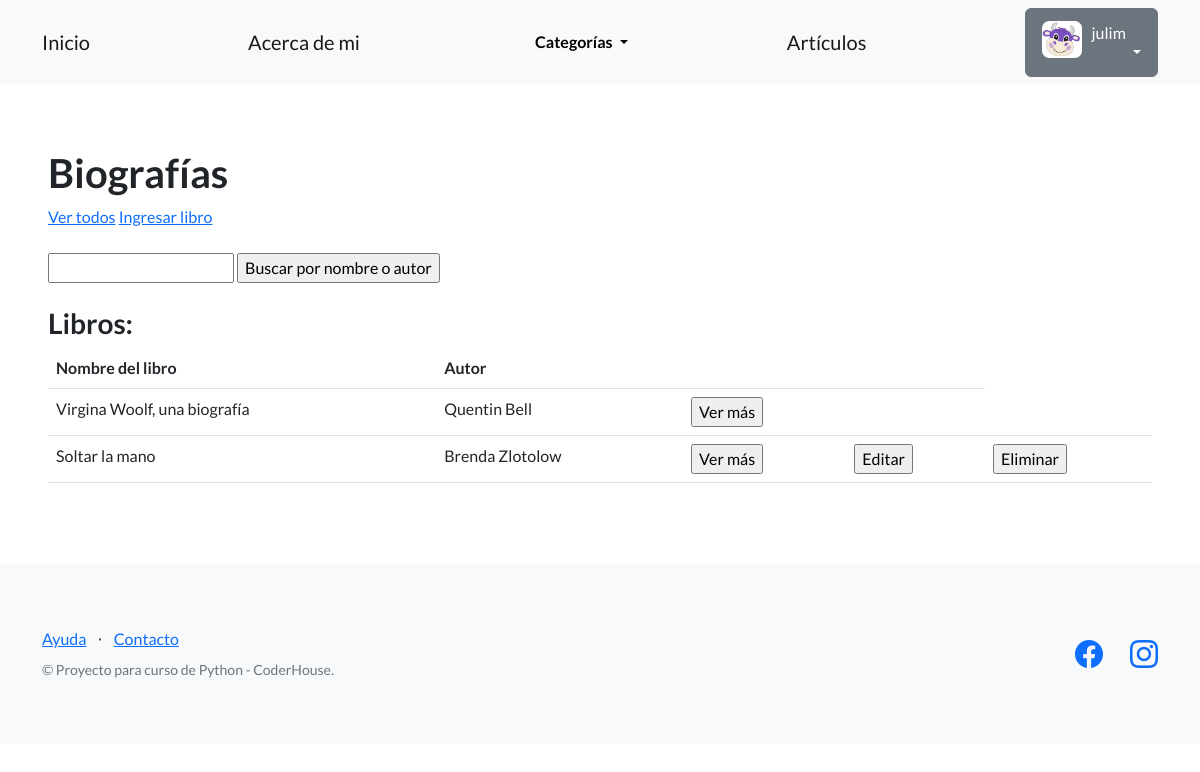
The app's page /libros/biografias/ (signed in) with its own data.
### perfiles/models.py (models this page shows, shortened)
class Avatar(models.Model):
   user = models.OneToOneField(User, on_delete=models.CASCADE, null=True)
   imagen = models.ImageField(upload_to='avatares', null=True, blank=True)

### categorias_libros/models.py (models this page shows, shortened)
class Biografia(models.Model):
    nombre = models.CharField(max_length=256)
    autor = models.CharField(max_length=256)
    año_publicacion = models.IntegerField(blank=True, null=True)
    sinopsis = models.TextField(null=True)
    creador = models.ForeignKey(User, on_delete=models.SET_NULL, null=True)

### categorias_libros/views.py (the view)
# urls.py: path('biografias/', listar_libros_bios, name="biografias"),
def listar_libros_bios(request):
    contexto = {
        "libros_bios": Biografia.objects.all()
    }
    http_response = render(
        request=request,
        template_name='categorias_libros/lista_libros_bios.html',
        context=contexto
    )
    return http_response

### categorias_libros/templates/categorias_libros/lista_libros_bios.html (shortened to what this page needs)
{% extends "base.html" %}
{% block contenido %}
<h1>
  Biografías
</h1>
<a href="{% url 'biografias' %}">Ver todos</a>
<a href="{% url 'ingresar_libro_bios' %}">Ingresar libro</a>
<br><br>
<form action="{% url 'buscar_libro_bios' %}" method="post">
  <input type="text" name = "busqueda">
  <input type="submit" value="Buscar por nombre o autor">
</form>
<br>
<h3>Libros:</h3>
{% if libros_bios %}
<table class="table">
  <tbody>
    <tr>
      <th>Nombre del libro</th>
      <th>Autor</th>
      <th></th>
      <th></th>
    </tr>
    {% for libro in libros_bios %}
    <tr>
      <td>{{libro.nombre}}</td>
      <td>{{libro.autor}}</td>
      <td>
        <form action="{% url 'detalles_bios' libro.id %}">
          <input type="submit" class "btn btn-link" value="Ver más"/>
        </form>
      </td>
      <td>
        {% if user == libro.creador %}
        <form action="{% url 'editar_bios' libro.id %}">
          <input type="submit" class "btn btn-link" value="Editar"/>
        </form>
        {% endif %}
      </td>
      <td>
        {% if user == libro.creador %}
        <form action="{% url 'eliminar_bios' libro.id %}" method="post">
          <input type="submit" class "btn btn-link" value="Eliminar"/>
        </form>
        {% endif %}
      </td>
    </tr>
    {% endfor %}
  </tbody>
</table>
{% else %}
<p>No hay elementos aún</p>
{% endif %}
{% endblock contenido %}

### templates_base/base.html (shortened to what this page needs)
{% load static %}
<!DOCTYPE html>
<html lang="en">
    <head>
        <link href="https://cdn.jsdelivr.net/npm/bootstrap-icons@1.5.0/font/bootstrap-icons.css" rel="stylesheet" type="text/css" />
        <link href="{% static 'css/styles.css' %}" rel="stylesheet" />
    </head>
    <body>
        <nav class="navbar navbar-light bg-light static-top">
            <div class="container">
                <a class="navbar-brand" href="{% url 'inicio' %}">Inicio</a>
                <a class="navbar-brand" href="{% url 'about_me' %}">Acerca de mi</a>
                <div class="dropdown">
                    <button class="btn btn-light dropdown-toggle" type="button" id="dropdownMenuButton1" data-bs-toggle="dropdown" aria-expanded="false">
                        <div style="display: inline-flex;">
                            <span><strong>Categorías</strong></span>
                        </div>
                    </button>
                </div>
                <a class="navbar-brand" href="{% url 'articulos' %}">Artículos</a>
                {% if user.is_authenticated %}
                <div class="dropdown">
                    <button class="btn btn-secondary dropdown-toggle" type="button" id="dropdownMenuButton1" data-bs-toggle="dropdown" aria-expanded="false">
                        <div style="display: inline-flex;">
                                <img src="{{ user.avatar.imagen.url }}" style="max-width: 40px;margin-right: 10px;">
                            <span>{{ user.username }}</span>
                        </div>
                    </button>
                </div>
                {% else %}
                <a class="btn btn-primary" href="{% url 'login' %}">Iniciar sesión</a>
                <a class="btn btn-success" href="{% url 'registro' %}">Registrarse</a>
                {% endif %}
            </div>
        </nav>
        <section style="padding:4rem 3rem;">
            {% block contenido %}
            {% endblock contenido %}
        </section>
        <footer class="footer bg-light">
            <div class="container">
                <div class="row">
                    <div class="col-lg-6 h-100 text-center text-lg-start my-auto">
                        <ul class="list-inline mb-2">
                            <li class="list-inline-item"><a href="#!">Ayuda</a></li>
                            <li class="list-inline-item">⋅</li>
                            <li class="list-inline-item"><a href="#!">Contacto</a></li>
                        </ul>
                        <p class="text-muted small mb-4 mb-lg-0">&copy; Proyecto para curso de Python - CoderHouse.</p>
                    </div>
                    <div class="col-lg-6 h-100 text-center text-lg-end my-auto">
                        <ul class="list-inline mb-0">
                            <li class="list-inline-item me-4">
                                <a href="https://www.facebook.com/juli.mendieta.75/"><i class="bi-facebook fs-3"></i></a>
                            </li>
                            <li class="list-inline-item">
                                <a href="https://www.instagram.com/mendietajuli"><i class="bi-instagram fs-3"></i></a>
                            </li>
                        </ul>
                    </div>
                </div>
            </div>
        </footer>
    </body>
</html>

### records on screen
Biografia: nombre "Virgina Woolf, una biografía", autor "Quentin Bell"
Biografia: nombre "Soltar la mano", autor "Brenda Zlotolow"

### other values on screen
{{ user.username }} "julim"
